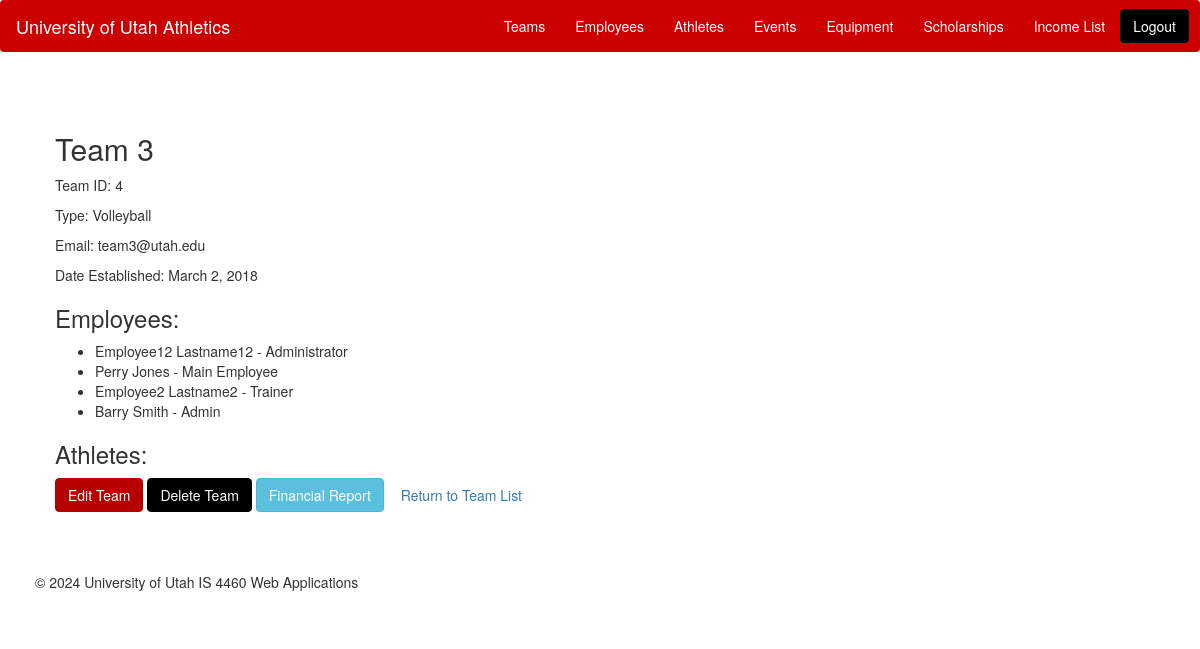
The app's page /athletics/team/details/4/ with its own data.
### athletics/models.py (models this page shows, shortened)
class Team(models.Model):
    team_id = models.AutoField(primary_key=True)
    team_name = models.CharField(max_length=100)
    type = models.CharField(max_length=50)
    email = models.CharField(max_length=50)
    established_date = models.DateField()
    employees = models.ManyToManyField('Employee', related_name='teams_associated', blank=True)

class Employee(models.Model):
    employee_id = models.AutoField(primary_key=True)
    first_name = models.CharField(max_length=255)
    last_name = models.CharField(max_length=255)
    title = models.CharField(max_length=255)
    start_date = models.DateField()
    end_date = models.DateField(null=True, blank=True)
    salary = models.IntegerField()
    administrator = models.BooleanField()
    user_id = models.CharField(max_length=255)
    password = models.CharField(max_length=255)
    teams = models.ManyToManyField('Team', related_name='employees_associated', blank=True)

### athletics/views.py (the view)
# urls.py: path('team/details/<int:team_id>/', views.TeamDetails.as_view(), name = 'team-details'),
class TeamDetails(View):
    def get(self, request, team_id):
        team = Team.objects.get(pk=team_id)
        fields = team._meta.get_fields()
        return render(request=request, template_name='team_details.html', context={'team': team, 'fields': fields})

### athletics/templates/team_details.html (shortened to what this page needs)
{% extends 'base.html' %}
{% block content %}
<div class="container">
    <div class="row">
        <div class="col-md-6 offset-md-3">
            <h2 class="mt-4">{{ team.team_name }}</h2>
            <p>Team ID: {{ team.team_id }}</p>
            <p>Type: {{ team.type }}</p>
            <p>Email: {{ team.email }}</p>
            <p>Date Established: {{ team.established_date }}</p>
            <h3>Employees:</h3>
            <ul>
                {% for employee in team.employees_associated.all %}
                    <li>{{ employee.first_name }} {{ employee.last_name }} - {{ employee.title }}</li>
                {% endfor %}
            </ul>
            <h3>Athletes:</h3>
            <a href="/athletics/team/edit/{{ team.team_id }}/" class="btn btn-primary">Edit Team</a>
            <a href="/athletics/team/delete/{{ team.team_id }}/" class="btn btn-danger">Delete Team</a>
            <a href="/athletics/team/report/{{team.team_id}}" class="btn btn-info">Financial Report</a>
            <a href="/athletics/team/list/" class="btn btn-secondary">Return to Team List</a>
        </div>
    </div>
</div>
{% endblock %}

### athletics/static/css/styles.css (style rules this page uses)
body { background-color: #FFFFFF; }
.container { padding: 20px; }
.btn-primary { color: #fff; background-color: #B60000; border-color: #B60000; }
.btn-danger { color: #fff; background-color: #000; border-color: #000; }

### records on screen
Team: team_name "Team 3", team_id "4", type "Volleyball", email "team3@utah.edu", established_date "March 2, 2018"
Employee: first_name "Employee12", last_name "Lastname12", title "Administrator"
Employee: first_name "Perry", last_name "Jones", title "Main Employee"
Employee: first_name "Employee2", last_name "Lastname2", title "Trainer"
Employee: first_name "Barry", last_name "Smith", title "Admin"
